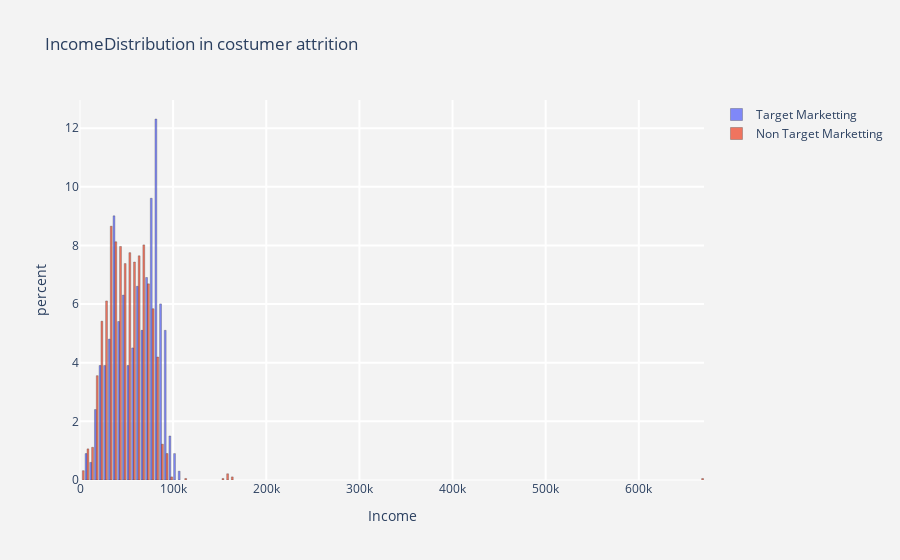

Notebook source saved alongside this figure:
### Code cell
#it shows that the costumers with the age 46 has the highest percet and churn.
histogram(num_col[1])

### Figure 1 — Plotly figure (JSON) as saved in the notebook; plotly's stock layout.template omitted (floating-point values rounded to 4 significant figures; data arrays with more than 128 entries replaced by an {"elided": "..."} marker saying what was removed)
{"data": [{"histnorm": "percent", "marker": {"line": {"color": "black", "width": 0.3}}, "name": "Target Marketting", "opacity": 0.8, "type": "histogram", "x": {"elided": "334 float values"}}, {"histnorm": "percent", "marker": {"line": {"color": "black", "width": 0.3}}, "name": "Non Target Marketting", "opacity": 0.8, "type": "histogram", "x": {"elided": "1906 float values"}}], "layout": {"paper_bgcolor": "rgb(243,243,243)", "plot_bgcolor": "rgb(243,243,243)", "title": {"text": "IncomeDistribution in costumer attrition"}, "xaxis": {"gridcolor": "rgb(255,255,255)", "gridwidth": 2, "ticklen": 5, "title": {"text": "Income"}, "zerolinewidth": 1}, "yaxis": {"gridcolor": "rgb(255,255,255)", "gridwidth": 2, "ticklen": 5, "title": {"text": "percent"}, "zerolinewidth": 1}}}
